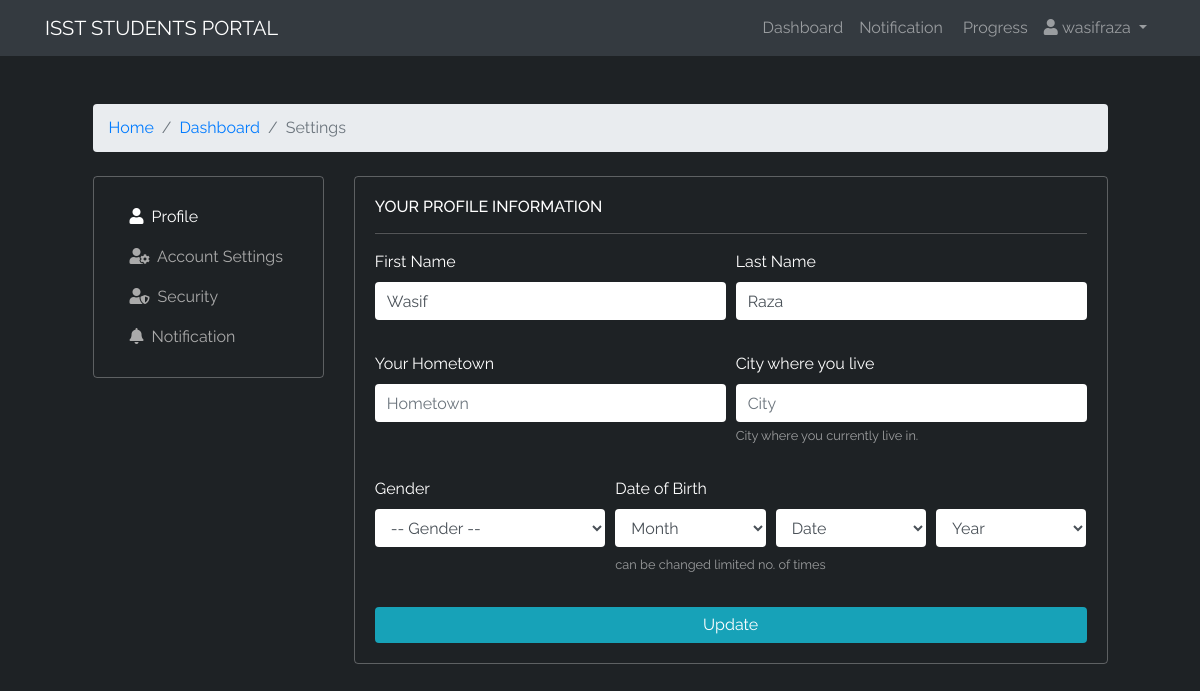
/dashboard/settings (signed in), run on the app's committed database.
### sportal/models.py (models this page shows, shortened)
class User(db.Model, UserMixin):
    id = db.Column(db.Integer(), primary_key=True)
    fname    = db.Column(db.String(length=255), nullable=False)
    lname    = db.Column(db.String(length=255), nullable=False)
    username = db.Column(db.String(length=255), nullable=False, unique=True)
    email    = db.Column(db.String(length=255), nullable=False, unique=True)
    password = db.Column(db.String(length=255), nullable=False)
    gender   = db.Column(db.String(length=255), nullable=False)
    course   = db.Column(db.Integer(), db.ForeignKey('course.id'))
    @property
    def password_hash(self):
        return self.password

### sportal/routes.py (the view, shortened to what this page needs)
@app.route('/dashboard/settings', methods=['GET', 'POST'])
def user_settings():
    update_profile  = UpdateProfile()
    update_account  = UpdateAccount()
    update_password = UpdatePassword()
    months = ['Jan','Feb','Mar','Apr','May','Jun','Jul','Aug','Sep','Oct','Nov','Dec']
    if current_user.is_authenticated:
        user_to_update = User.query.get(current_user.id)
        if update_account.validate_on_submit():
            user_to_update.username = update_account.username.data
            user_to_update.email    = update_account.email.data
            db.session.commit()
            flash('Account Updated Successfully!', category='success')
            return redirect(url_for('dashboard'))
        return render_template('user-settings.html', update_profile=update_profile, update_account=update_account, update_password=update_password, user_to_update=user_to_update, months=months)
    else:
        flash('Please login first', category='warning')
        return redirect(url_for('loginpage'))

### sportal/form.py (shortened to what this page needs)
class UpdateProfile(FlaskForm):
    fname = StringField(label='First Name', validators=[Length(min=3, max=30), DataRequired()])
    lname = StringField(label='Last Name', validators=[Length(min=3, max=30), DataRequired()])
    gender = SelectField(label='Gender', choices=[('','-- Gender --'), ('Male','Male'), ('Female','Female')], validators=[DataRequired()])
    submit = SubmitField(label='Update')

class UpdateAccount(FlaskForm):
    username = StringField(label='Username', validators=[Length(min=5, max=15), DataRequired()])
    email = StringField(label='Email Address', validators=[Email(), DataRequired()])
    submit = SubmitField(label='Update')

### sportal/models.py (called while the page is built)
@login_manager.user_loader
def load_user(user_id):
    return User.query.get(int(user_id))

### sportal/templates/user-settings.html (shortened to what this page needs)
{% extends "base.html" %}
{% block content %}
<section id="user-setting">
    <div class="container mt-5 mb-5">
        <div class="row">
            <div class="col-11 mx-auto">
                <nav aria-label="breadcrumb" class="mb-4">
                    <ol class="breadcrumb">
                        <li class="breadcrumb-item"><a href="#">Home</a></li>
                        <li class="breadcrumb-item"><a href="#">Dashboard</a></li>
                        <li class="breadcrumb-item active" aria-current="page">Settings</li>
                    </ol>
                </nav>
                <div class="row">
                    <div class="col-xl-3 col-lg-4 col-md-4 d-md-block">
                        <div class="card card-left d-md-block d-none">
                            <div class="card-body">
                                <nav class="nav">
                                    <a data-toggle="tab" class="nav-link active" href="#profile">
                                        <i class="fas fa-user mr-1"></i> Profile
                                    </a>
                                    <a data-toggle="tab" class="nav-link" href="#account">
                                        <i class="fas fa-user-cog mr-1"></i> Account Settings
                                    </a>
                                    <a data-toggle="tab" class="nav-link" href="#security">
                                        <i class="fas fa-user-shield mr-1"></i> Security
                                    </a>
                                    <a data-toggle="tab" class="nav-link" href="#notification">
                                        <i class="fas fa-bell mr-1"></i> Notification
                                    </a>
                                </nav>
                            </div>
                        </div>
                    </div>
                    <div class="col-xl-9 col-lg-8 col-md-8">
                        <div class="card">
                            <div class="card-body tab-content border-0">
                                <div class="tab-pane active" id="profile">
                                    <h6>YOUR PROFILE INFORMATION</h6>
                                    <hr>
                                    <form action="{{ url_for('user_settings') }}" method="POST" class="mg-zero">
                                        <div class="form-row mb-3">
                                            <div class="form-group col-md-6">
                                                {{ update_profile.fname.label() }}
                                                {{ update_profile.fname(class='form-control', id='fname', placeholder='First Name', value=user_to_update.fname) }}
                                            </div>
                                            <div class="form-group col-md-6">
                                                {{ update_profile.lname.label() }}
                                                {{ update_profile.lname(class='form-control', id='lname', placeholder='Last Name', value=user_to_update.lname) }}
                                            </div>
                                        </div>
                                        <div class="form-row mb-3">
                                            <div class="form-group col-md-6">
                                                <label for="">Your Hometown</label>
                                                <input type="text" class="form-control" id="" placeholder="Hometown">
                                            </div>
                                            <div class="form-group col-md-6">
                                                <label for="">City where you live</label>
                                                <input type="text" class="form-control" id="" placeholder="City">
                                                <small class="form-text text-muted">City where you currently live in.</small>
                                            </div>
                                        </div>
                                        <div class="form-row mb-3">
                                            <div class="form-group col-lg-4">
                                                {{ update_profile.gender.label() }}
                                                {{ update_profile.gender(class='form-control') }}
                                            </div>
                                            <div class="form-group col-lg-8">
                                                <label for="">Date of Birth</label>
                                                <div id="birthday" class="form-row">
                                                    <div class="col-md-4">
                                                        <select name="month" id="month" onchange="selectDate(this.value)" class="form-control mb-1">
                                                            <option value="">Month</option>
                                                        </select>
                                                    </div>
                                                    <div class="col-md-4">
                                                        <select name="date" id="date" class="form-control mb-1">
                                                            <option value="">Date</option>
                                                        </select>
                                                    </div>
                                                    <div class="col-md-4">
                                                        <select name="year" id="year" class="form-control mb-1">
                                                            <option value="">Year</option>
                                                        </select>
                                                    </div>
                                                </div>
                                                <small class="form-text text-muted">can be changed limited no. of times</small>
                                            </div>
                                        </div>
                                        {{ update_profile.submit(class='btn btn-outline btn-info btn-block') }}
                                    </form>
                                </div>
                            </div>
                        </div>
                    </div>
                </div>
            </div>
        </div>
    </div>
</section>
{% endblock %}

### sportal/templates/base.html (shortened to what this page needs)
<!doctype html>
<html lang="en">
<head><meta charset="utf-8">
<link rel="stylesheet" href="{{ url_for('static', filename='css/main.css') }}">
<link rel="stylesheet" href="https://cdnjs.cloudflare.com/ajax/libs/font-awesome/5.15.3/css/all.min.css">
<link rel="stylesheet" href="https://cdn.jsdelivr.net/npm/bootstrap@4.5.3/dist/css/bootstrap.min.css">
</head>
<body>
    <nav class="navbar navbar-expand-md navbar-dark bg-dark">
        <div class="container">
            <a class="navbar-brand" href="{{ url_for('homepage') }}">ISST STUDENTS PORTAL</a>
            <div class="collapse navbar-collapse" id="navbarNav">
                {% if current_user.is_authenticated %}
                <ul class="navbar-nav">
                    <li class="nav-item">
                        <a class="nav-link" href="{{ url_for('dashboard') }}">
                            Dashboard
                        </a>
                    </li>
                    <li class="nav-item">
                        <a class="nav-link" href="#">
                            Notification
                        </a>
                    </li>
                    <li class="nav-item">
                        <a class="nav-link" href="{{ url_for('user_progress') }}">
                            &nbsp;Progress
                        </a>
                    </li>
                    <li class="nav-item dropdown">
                        <a class="nav-link dropdown-toggle" href="#" id="navbarDropdown" role="button" data-toggle="dropdown" aria-haspopup="true" aria-expanded="false">
                            <i class="fas fa-user"></i>&nbsp;{{ current_user.username }}
                        </a>
                    </li>
                </ul>
                {% endif %}
            </div>
        </div>
    </nav>
    {% block content %}
    {% endblock %}
</body>
</html>

### sportal/static/css/main.css (style rules this page uses)
body { background: #1e2225 !important; color: #fff !important; min-height: 100vh; }
hr { border-bottom: 1px solid rgba(204,204,204,0.3) !important; }
form.mg-zero input, form.mg-zero select { margin: 0; }
form input, form select { margin: 15px 0; border: 0 !important; }
#user-setting .card { background-color: transparent; border: 1px solid rgba(240,240,240,.3); }
#user-setting .card.card-left nav a, #user-setting .card ul li a { color: #aaa; }
#user-setting .card.card-left nav a.active { color: #fff; }
#user-setting .card form .text-muted { color: rgba(240,240,240,0.6) !important; }

### sportal/templates/base.html (style rules this page uses)
body { font-family: 'Raleway', sans-serif; }

### data on the page
User: username "wasifraza", fname "Wasif", lname "Raza", gender "-- Gender --"

### other printed values
{{ update_profile.fname.label() }} "First Name"
{{ update_profile.lname.label() }} "Last Name"
{{ update_profile.gender.label() }} "Gender"
